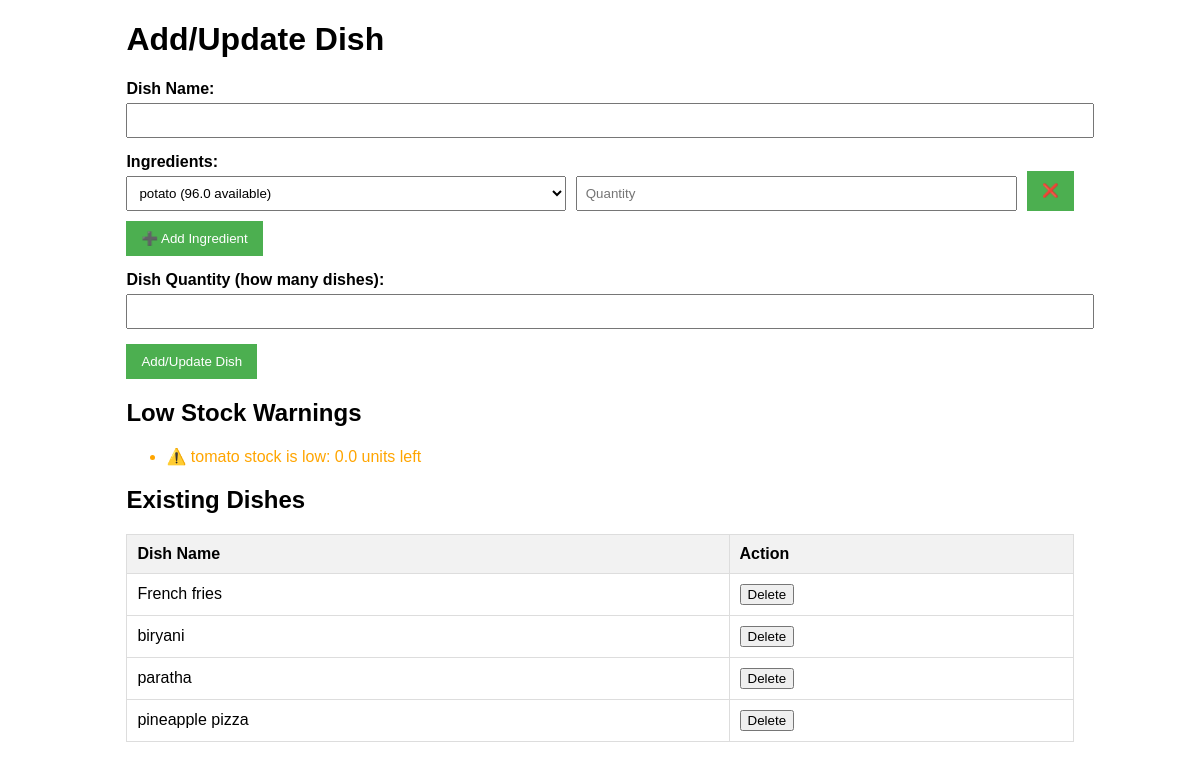
The app's page /add-dish with its own data.
### tables this page shows
CREATE TABLE dishes (
            id INTEGER PRIMARY KEY AUTOINCREMENT,
            name TEXT NOT NULL,
            ingredients TEXT NOT NULL,
            cost_price REAL NOT NULL,
            selling_price REAL NOT NULL
        );

### app.py (the view, shortened to what this page needs)
@app.route('/add-dish', methods=['GET', 'POST'])
def add_dish():
    conn = sqlite3.connect('database.db')
    c = conn.cursor()
    low_stock_threshold = 5
    low_stock_warnings = []
    error = None
    c.execute("SELECT name, quantity_in_stock FROM ingredients")
    ingredient_list = c.fetchall()
    c.execute("SELECT name FROM dishes")
    existing_dishes = [row[0] for row in c.fetchall()]
    low_stock_warnings = []
    for name, stock_qty in ingredient_list:
        if stock_qty < low_stock_threshold:
            low_stock_warnings.append(f"⚠️ {name} stock is low: {stock_qty} units left")
    conn.close()
    return render_template('add_dish.html',
                           ingredient_list=ingredient_list,  # name + stock qty
                           warnings=low_stock_warnings,
                           error=error,
                           existing_dishes=existing_dishes)

### templates/add_dish.html (shortened to what this page needs)
<!DOCTYPE html>
<html lang="en">
<head>
</head>
<body>
<div class="container">
  <h1>Add/Update Dish</h1>
  <form action="/add-dish" method="POST" id="dishForm">
    <div class="form-group">
      <label for="name">Dish Name:</label>
      <input type="text" id="name" name="name" required>
    </div>
    <div class="form-group">
      <label>Ingredients:</label>
      <div id="ingredient-container">
        <div class="ingredient-row">
          <select name="ingredient" required>
            {% for ing, qty in ingredient_list %}
            <option value="{{ ing }}">{{ ing }} ({{ qty }} available)</option>
            {% endfor %}
          </select>
          <input type="text" name="quantity" placeholder="Quantity" required>
          <button type="button" class="remove-btn" onclick="removeIngredient(this)">❌</button>
        </div>
      </div>
      <button type="button" onclick="addIngredientRow()">➕ Add Ingredient</button>
    </div>
    <div class="form-group">
      <label for="dish_quantity">Dish Quantity (how many dishes):</label>
      <input type="number" name="dish_quantity" id="dish_quantity" min="1" required>
    </div>
    <div class="form-group">
      <button type="submit">Add/Update Dish</button>
    </div>
  </form>
  <h2>Low Stock Warnings</h2>
  <ul>
    {% for warning in warnings %}
    <li class="warning">{{ warning }}</li>
    {% endfor %}
  </ul>
  <h2>Existing Dishes</h2>
  <div class="dish-list">
    <table>
      <thead>
        <tr>
          <th>Dish Name</th>
          <th>Action</th>
        </tr>
      </thead>
      <tbody>
        {% for dish in existing_dishes %}
        <tr>
          <td>{{ dish }}</td>
          <td>
            <form action="/add-dish" method="POST" style="display:inline;">
              <button type="submit" name="action" value="delete">Delete</button>
            </form>
          </td>
        </tr>
        {% endfor %}
      </tbody>
    </table>
  </div>
</div>
</body>
</html>

### templates/add_dish.html (style rules this page uses)
body { font-family: Arial, sans-serif; }
.container { width: 80%; margin: 0 auto; }
.form-group { margin-bottom: 15px; }
.form-group label { font-weight: bold; }
.form-group input, .form-group select { width: 100%; padding: 8px; margin-top: 5px; }
.form-group button { padding: 10px 15px; background-color: #4CAF50; color: white; border: none; cursor: pointer; }
.warning { color: orange; }
.dish-list { margin-top: 20px; }
.dish-list table { width: 100%; border-collapse: collapse; }
.dish-list th, .dish-list td { padding: 10px; border: 1px solid #ddd; text-align: left; }
.dish-list th { background-color: #f2f2f2; }
.ingredient-row { display: flex; gap: 10px; margin-bottom: 10px; }
.ingredient-row select, .ingredient-row input { flex: 1; }
.remove-btn { background-color: #e74c3c; color: white; border: none; padding: 8px 10px; cursor: pointer; }

### records on screen
dishes: name "French fries"
dishes: name "biryani"
dishes: name "paratha"
dishes: name "pineapple pizza"

### other values on screen
{{ warning }} "⚠️ tomato stock is low: 0.0 units left"
form field ingredient "potato (96.0 available)"
